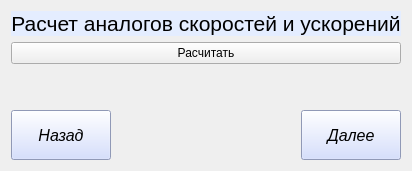
      <widget class="QWidget" name="page">
       <layout class="QVBoxLayout" name="verticalLayout_6">
        <item>
         <widget class="QLabel" name="label_5">
          <property name="sizePolicy">
           <sizepolicy hsizetype="Preferred" vsizetype="Preferred">
            <horstretch>0</horstretch>
            <verstretch>0</verstretch>
           </sizepolicy>
          </property>
          <property name="font">
           <font>
            <pointsize>16</pointsize>
            <italic>false</italic>
           </font>
          </property>
          <property name="styleSheet">
           <string notr="true">background-color: rgb(228, 237, 255);
</string>
          </property>
          <property name="text">
           <string>Расчет аналогов скоростей и ускорений</string>
          </property>
          <property name="alignment">
           <set>Qt::AlignCenter</set>
          </property>
         </widget>
        </item>
        <item>
         <layout class="QVBoxLayout" name="verticalLayout_12"/>
        </item>
        <item>
         <widget class="QPushButton" name="researchAnalogs">
          <property name="text">
           <string>Расчитать</string>
          </property>
         </widget>
        </item>
        <item>
         <spacer name="verticalSpacer_5">
          <property name="orientation">
           <enum>Qt::Vertical</enum>
          </property>
          <property name="sizeHint" stdset="0">
           <size>
            <width>20</width>
            <height>40</height>
           </size>
          </property>
         </spacer>
        </item>
        <item>
         <layout class="QHBoxLayout" name="horizontalLayout_6">
          <item>
           <widget class="QPushButton" name="back_button_6">
            <property name="minimumSize">
             <size>
              <width>100</width>
              <height>50</height>
             </size>
            </property>
            <property name="maximumSize">
             <size>
              <width>100</width>
              <height>50</height>
             </size>
            </property>
            <property name="font">
             <font>
              <family>Ubuntu</family>
              <pointsize>12</pointsize>
              <italic>true</italic>
             </font>
            </property>
            <property name="styleSheet">
             <string notr="true">background-color: rgb(202, 214, 255);</string>
            </property>
            <property name="text">
             <string>Назад</string>
            </property>
           </widget>
          </item>
          <item>
           <spacer name="horizontalSpacer_5">
            <property name="orientation">
             <enum>Qt::Horizontal</enum>
            </property>
            <property name="sizeHint" stdset="0">
             <size>
              <width>40</width>
              <height>20</height>
             </size>
            </property>
           </spacer>
          </item>
          <item>
           <widget class="QPushButton" name="next_button_6">
            <property name="minimumSize">
             <size>
              <width>100</width>
              <height>50</height>
             </size>
            </property>
            <property name="maximumSize">
             <size>
              <width>100</width>
              <height>50</height>
             </size>
            </property>
            <property name="font">
             <font>
              <family>Ubuntu</family>
              <pointsize>12</pointsize>
              <italic>true</italic>
             </font>
            </property>
            <property name="styleSheet">
             <string notr="true">background-color: rgb(202, 214, 255);</string>
            </property>
            <property name="text">
             <string>Далее</string>
            </property>
           </widget>
          </item>
         </layout>
        </item>
       </layout>
      </widget>
